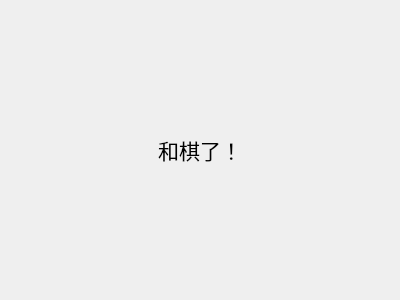
<?xml version="1.0" encoding="UTF-8"?>
<ui version="4.0">
 <class>peace</class>
 <widget class="QDialog" name="peace">
  <property name="geometry">
   <rect>
    <x>0</x>
    <y>0</y>
    <width>400</width>
    <height>300</height>
   </rect>
  </property>
  <property name="windowTitle">
   <string>和棋</string>
  </property>
  <layout class="QVBoxLayout" name="verticalLayout">
   <item>
    <widget class="QLabel" name="label">
     <property name="font">
      <font>
       <family>Adobe 黑体 Std R</family>
       <pointsize>16</pointsize>
      </font>
     </property>
     <property name="text">
      <string>和棋了！</string>
     </property>
     <property name="alignment">
      <set>Qt::AlignCenter</set>
     </property>
    </widget>
   </item>
  </layout>
 </widget>
 <resources/>
 <connections/>
</ui>
